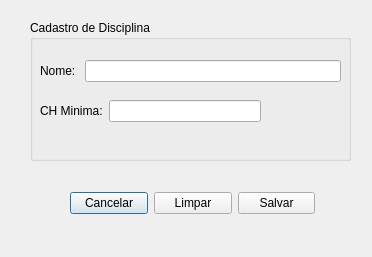
<?xml version="1.0" encoding="UTF-8"?>
<ui version="4.0">
 <class>cadastrodisciplina</class>
 <widget class="QDialog" name="cadastrodisciplina">
  <property name="geometry">
   <rect>
    <x>0</x>
    <y>0</y>
    <width>372</width>
    <height>257</height>
   </rect>
  </property>
  <property name="windowTitle">
   <string>Dialog</string>
  </property>
  <widget class="QWidget" name="layoutWidget_5">
   <property name="geometry">
    <rect>
     <x>70</x>
     <y>190</y>
     <width>245</width>
     <height>27</height>
    </rect>
   </property>
   <layout class="QHBoxLayout" name="horizontalLayout_10">
    <item>
     <widget class="QPushButton" name="btCancelar">
      <property name="text">
       <string>Cancelar</string>
      </property>
     </widget>
    </item>
    <item>
     <widget class="QPushButton" name="btLimpar">
      <property name="text">
       <string>Limpar</string>
      </property>
     </widget>
    </item>
    <item>
     <widget class="QPushButton" name="btSalvar">
      <property name="text">
       <string>Salvar</string>
      </property>
     </widget>
    </item>
   </layout>
  </widget>
  <widget class="QGroupBox" name="groupBox">
   <property name="geometry">
    <rect>
     <x>30</x>
     <y>20</y>
     <width>321</width>
     <height>141</height>
    </rect>
   </property>
   <property name="title">
    <string>Cadastro de Disciplina</string>
   </property>
   <widget class="QWidget" name="layoutWidget">
    <property name="geometry">
     <rect>
      <x>10</x>
      <y>40</y>
      <width>301</width>
      <height>22</height>
     </rect>
    </property>
    <layout class="QHBoxLayout" name="horizontalLayout">
     <item>
      <widget class="QLabel" name="label">
       <property name="text">
        <string>Nome: </string>
       </property>
      </widget>
     </item>
     <item>
      <widget class="QLineEdit" name="leNome"/>
     </item>
    </layout>
   </widget>
   <widget class="QWidget" name="layoutWidget_3">
    <property name="geometry">
     <rect>
      <x>10</x>
      <y>80</y>
      <width>221</width>
      <height>22</height>
     </rect>
    </property>
    <layout class="QHBoxLayout" name="horizontalLayout_3">
     <item>
      <widget class="QLabel" name="label_3">
       <property name="text">
        <string>CH Minima:</string>
       </property>
      </widget>
     </item>
     <item>
      <widget class="QLineEdit" name="leCargaH"/>
     </item>
    </layout>
   </widget>
  </widget>
 </widget>
 <resources/>
 <connections/>
</ui>
